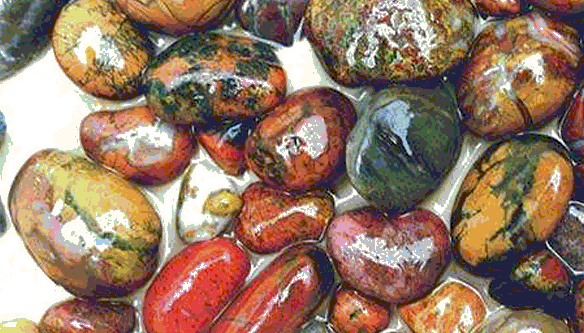
%> input picture 1/src/rock.bmp, 584 x 333 px
$ octave pr1_3.m   (GNU Octave 9; MATLAB toolbox functions it lacks are replaced by stand-ins)
%> lines starting %> are read from the running program, lines starting %| are printed output that depends on the picture; in (x1, y1, x2, y2) boxes, pixels count from 0 and x2, y2 are one past the last pixel; in counts of white or black regions, pixels touching at a corner belong together; the program's own positions count from 1
[img, color_map] = imread('rock.bmp');
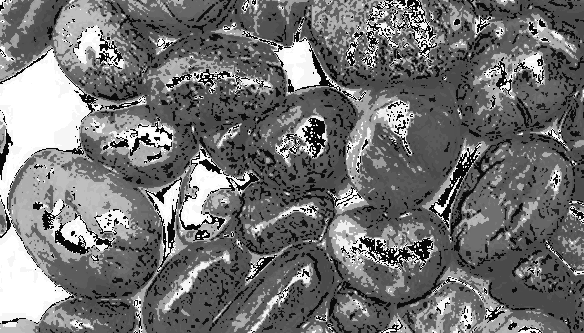
%> img: size 333x584 uint8; min 0, max 255, mean 115.5
%> color_map = 256 rows, first 12: [0 0 0; 0.502 0 0; 0 0.502 0; 0.502 0.502 0; 0 0 0.502; 0.502 0 0.502; 0 0.502 0.502; 0.753 0.753 0.753; 0.753 0.863 0.753; 0.651 0.792 0.941; 0.251 0.125 0; 0.376 0.125 0]
I = im2double(ind2gray(img, color_map));
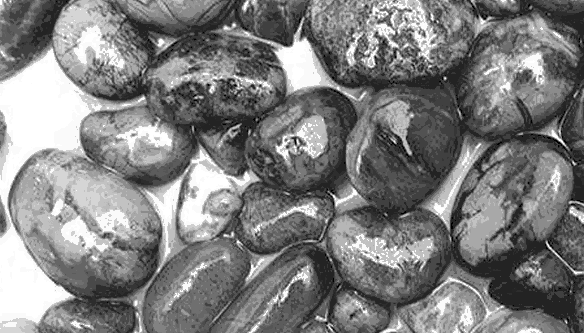
%> I: size 333x584 double; min 0, max 1, mean 0.5

level = graythresh(I);
%> level = 0.561
BW = I < level; % бінаризація
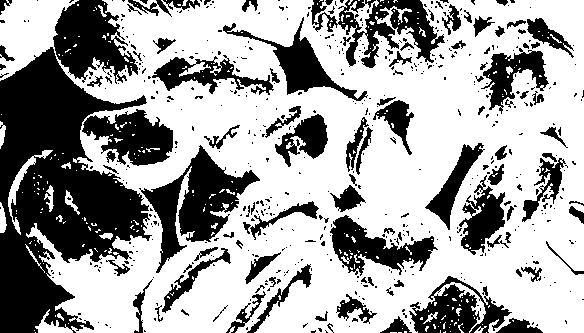
%> BW: size 333x584 logical; 64.3% white; 553 black regions (449 under 20 px), largest, box (x1, y1, x2, y2) and area: (0, 47, 152, 333) 23313, (139, 145, 260, 273) 5372, (53, 0, 138, 84) 4125

f = figure;
subplot(1,3,1), imshow(img, color_map), title('Оригінал');
subplot(1,3,2), imshow(I), title('Відтінки сірого');
subplot(1,3,3), imshow(BW), title(['Негатив, поріг = ', num2str(level)]);
%> after `title(['Негатив, поріг = ', num2str(level)])`:
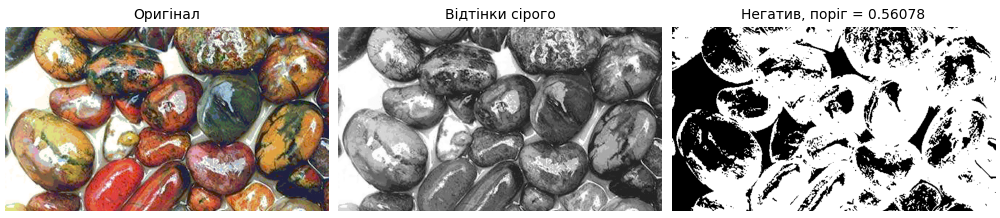
%> figure redrawn from the program's plot data, 3 panels

exportgraphics(f, [mfilename('fullpath') '.png'], 'Resolution', 300);

$ run again, with 1/src/kamen.bmp copied over 1/src/rock.bmp
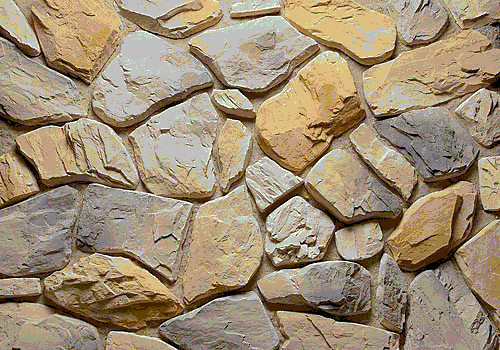
%> input picture 1/src/kamen.bmp, 500 x 350 px
%> color_map = 256 rows, first 12: [0 0 0; 0.502 0 0; 0 0.502 0; 0.502 0.502 0; 0 0 0.502; 0.502 0 0.502; 0 0.502 0.502; 0.753 0.753 0.753; 0.753 0.863 0.753; 0.651 0.792 0.941; 0.251 0.125 0; 0.376 0.125 0]
%> level = 0.449
%> `BW = I < level;`:
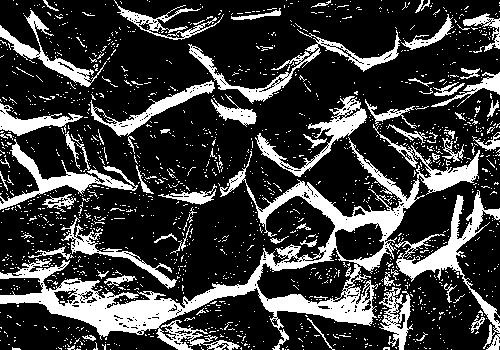
%> BW: size 350x500 logical; 23.6% white; 1668 white regions (1597 under 20 px), largest, box (x1, y1, x2, y2) and area: (0, 124, 480, 350) 15662, (395, 190, 500, 349) 2776, (188, 29, 401, 104) 2036
%> `title(['Негатив, поріг = ', num2str(level)])`:
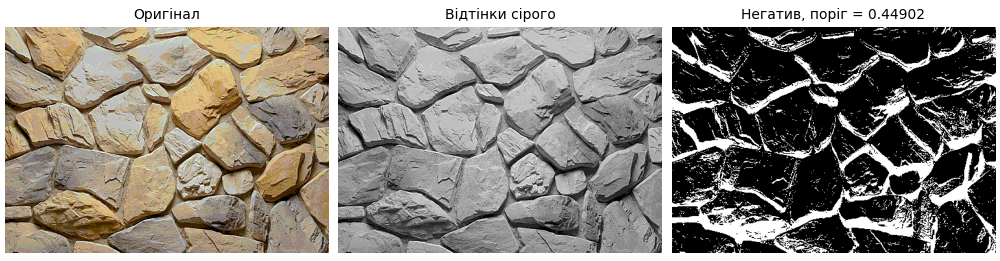
%> figure redrawn from the program's plot data, 3 panels
